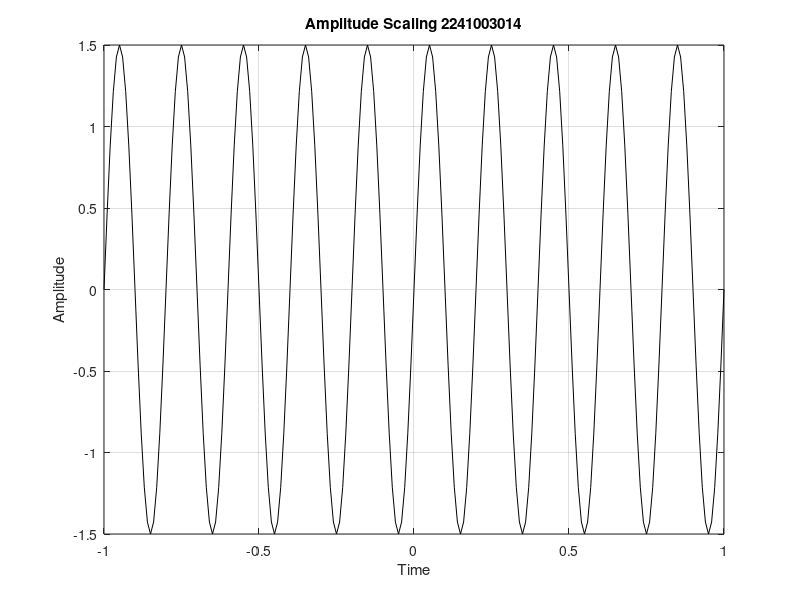

The MATLAB source for this figure:
clc;
clear all;
close all;

% Amplitude Scaling
a=1;
f1=5;
t=-1:0.01:1;
x1=a*sin(2*pi*f1*t);

Asc=1.5*x1;
plot(t,Asc, 'k')
xlabel('Time')
ylabel('Amplitude')
title('Amplitude Scaling 2241003014')
grid on;